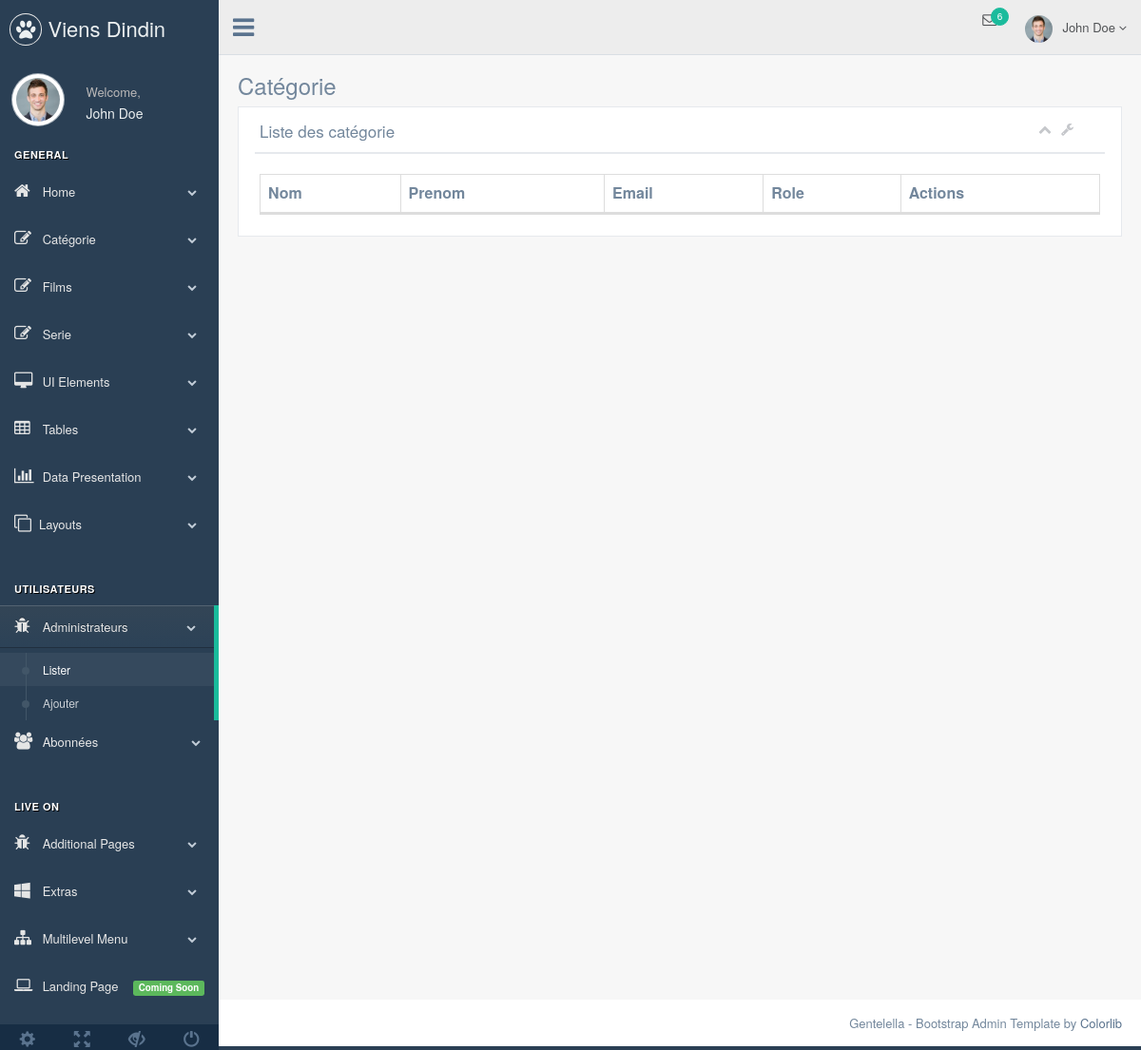
Before: /root/admin-list.php with the older database file.
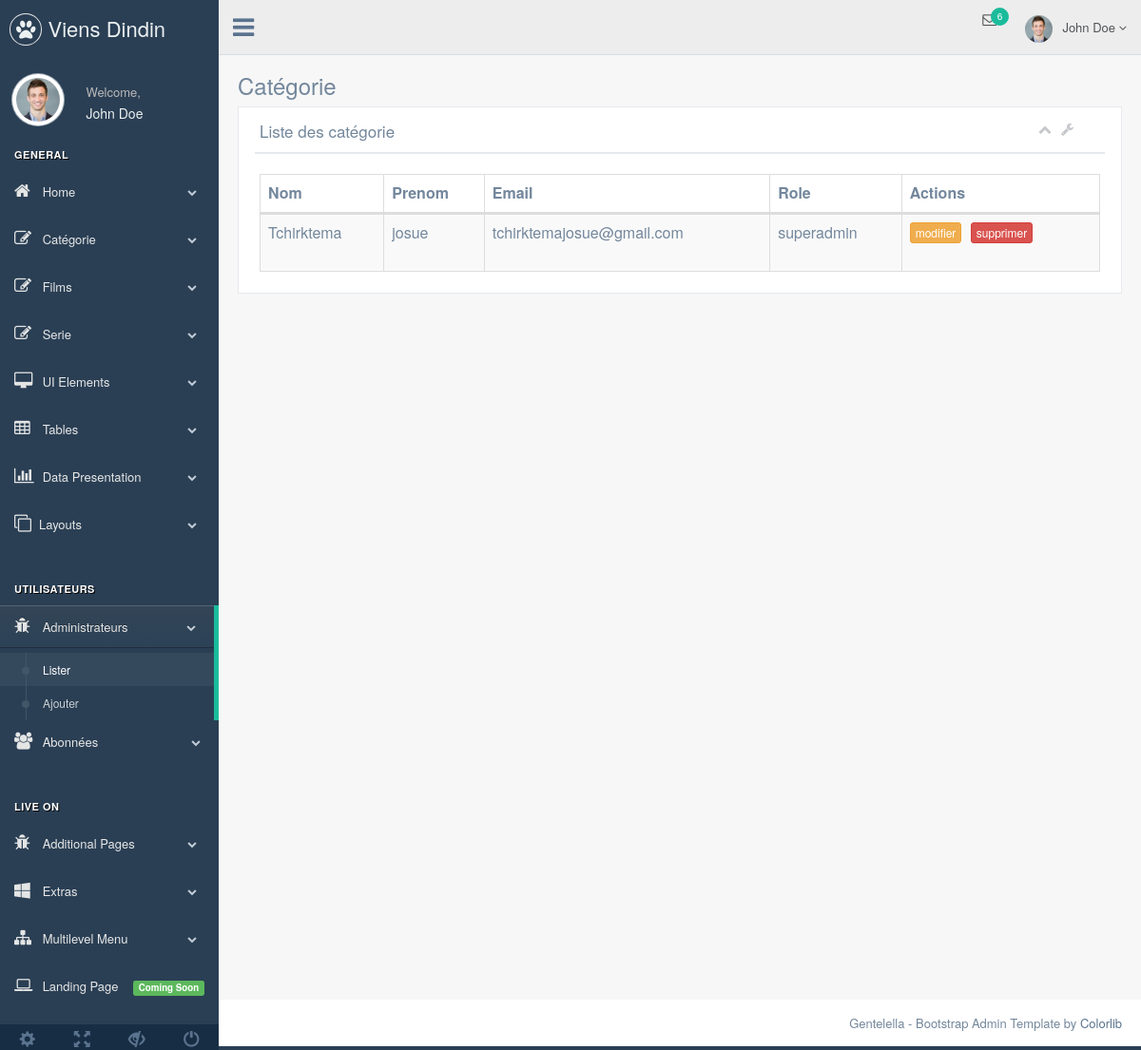
After: the same page with the newer database file.
### tables this page shows
CREATE TABLE `root` (
  `id` int(11) NOT NULL,
  `nom` varchar(255) NOT NULL,
  `prenom` varchar(255) NOT NULL,
  `telephone` text NOT NULL,
  `email` varchar(255) NOT NULL,
  `role` varchar(255) NOT NULL,
  `photo_profil` longtext,
  `password` varchar(255) NOT NULL,
  `sexe` varchar(255) NOT NULL,
  `date_creation` date NOT NULL
);

### root/admin-list.php (called while the page is built)
<?php
    include '../config/database.php';
    $query = "SELECT * FROM root";
    $resultat = mysqli_query($db,$query);
?>
<?php include 'views/admin-list.views.php';?>

### root/views/admin-list.views.php (the view, shortened to what this page needs)
<?php include 'partials/_header.php';?>
<link href="assets/pluginsiCheck/skins/flat/green.css" rel="stylesheet">
<link href="assets/plugins/datatables.net-bs/css/dataTables.bootstrap.min.css" rel="stylesheet">
<link href="assets/plugins/datatables.net-buttons-bs/css/buttons.bootstrap.min.css" rel="stylesheet">
<link href="assets/plugins/datatables.net-fixedheader-bs/css/fixedHeader.bootstrap.min.css" rel="stylesheet">
<link href="assets/plugins/datatables.net-responsive-bs/css/responsive.bootstrap.min.css" rel="stylesheet">
<link href="assets/plugins/datatables.net-scroller-bs/css/scroller.bootstrap.min.css" rel="stylesheet">
<link href="assets/css/custom.min.css" rel="stylesheet">
<div class="right_col" role="main">
          <div class="">
            <div class="page-title">
              <div class="title_left">
                <h3>Catégorie</h3>
              </div>
            </div>
            <div class="clearfix"></div>
            <div class="row">
                      <div class="col-md-12 col-sm-12 col-xs-12">
                        <div class="x_panel">
                          <div class="x_title">
                            <h2>Liste des catégorie <small><a href="categorie-add.php">ajouter</a></small></h2>
                            <ul class="nav navbar-right panel_toolbox">
                              <li><a class="collapse-link"><i class="fa fa-chevron-up"></i></a>
                              </li>
                              <li class="dropdown">
                                <a href="#" class="dropdown-toggle" data-toggle="dropdown" role="button" aria-expanded="false"><i class="fa fa-wrench"></i></a>
                              </li>
                            </ul>
                            <div class="clearfix"></div>
                          </div>
                          <div class="x_content">
                            <table id="datatable-buttons" class="table table-striped table-bordered">
                              <thead>
                                <tr>
                                  <th>Nom</th>
                                  <th>Prenom</th>
                                  <th>Email</th>
                                  <th>Role</th>
                                  <th>Actions</th>
                                </tr>
                              </thead>
                              <tbody>
                               <?php if($resultat):?>
                                  <?php while($row = mysqli_fetch_assoc($resultat)):?>
                                    <tr>
                                      <td><?php echo $row['nom'];?></td>
                                      <td><?php echo $row['prenom'];?></td>
                                      <td><?php echo $row['email'];?></td>
                                      <td>
                                          <?php
                                                if($row['role'] == '1'){
                                                    echo "superadmin";
                                                } else{
                                                    echo "gestionnaire";
                                                }
                                          ?>
                                      </td>
                                      <td>
                                        <form action="admin-add.php" method="post">
                                          <button type="submit" class="btn btn-warning btn-xs" name="modifier">modifier</button>
                                          <button type="submit" class="btn btn-danger btn-xs" name="supprimer">supprimer</button>
                                        </form>
                                      </td>
                                    </tr>
                                  <?php endwhile?>
                                <?php endif ?>
                              </tbody>
                            </table>
                          </div>
                        </div>
                      </div>
                    </div>
          </div>
        </div>
  <?php include 'partials/_footer.php';?>
  </body>
</html>

### root/partials/_header.php
<link href="../assets/plugins/bootstrap/dist/css/bootstrap.min.css" rel="stylesheet">
<link href="assets/plugins/font-awesome/css/font-awesome.min.css" rel="stylesheet">
<link href="assets/plugins/nprogress/nprogress.css" rel="stylesheet">
<?php include 'partials/_sidebar.php';?>
<?php include 'partials/_navbar.php';?>

### root/partials/_sidebar.php (shortened to what this page needs)
<body class="nav-md">
    <div class="container body">
      <div class="main_container">
        <div class="col-md-3 left_col">
          <div class="left_col scroll-view">
            <div class="navbar nav_title" style="border: 0;">
              <a href="#" class="site_title"><i class="fa fa-paw"></i> <span>Viens Dindin</span></a>
            </div>
            <div class="profile clearfix">
              <div class="profile_pic">
                <img src="assets/images/img.jpg" alt="..." class="img-circle profile_img">
              </div>
              <div class="profile_info">
                <span>Welcome,</span>
                <h2>John Doe</h2>
              </div>
            </div>
            <br />
            <div id="sidebar-menu" class="main_menu_side hidden-print main_menu">
              <div class="menu_section">
                <h3>General</h3>
                <ul class="nav side-menu">
                  <li><a><i class="fa fa-home"></i> Home <span class="fa fa-chevron-down"></span></a>
                  </li>
                  <li>
                    <a>
                      <i class="fa fa-edit"></i> Catégorie
                      <span class="fa fa-chevron-down"></span>
                    </a>
                  </li>
                  <li>
                    <a>
                      <i class="fa fa-edit"></i> Films
                      <span class="fa fa-chevron-down"></span>
                    </a>
                  </li>
                  <li>
                    <a>
                      <i class="fa fa-edit"></i> Serie
                      <span class="fa fa-chevron-down"></span>
                    </a>
                  </li>
                  <li><a><i class="fa fa-desktop"></i> UI Elements <span class="fa fa-chevron-down"></span></a>
                  </li>
                  <li><a><i class="fa fa-table"></i> Tables <span class="fa fa-chevron-down"></span></a>
                  </li>
                  <li><a><i class="fa fa-bar-chart-o"></i> Data Presentation <span class="fa fa-chevron-down"></span></a>
                  </li>
                  <li><a><i class="fa fa-clone"></i>Layouts <span class="fa fa-chevron-down"></span></a>
                  </li>
                </ul>
              </div>
              <div class="menu_section">
                <h3>Utilisateurs</h3>
                <ul class="nav side-menu">
                  <li><a><i class="fa fa-bug"></i> Administrateurs <span class="fa fa-chevron-down"></span></a>
                    <ul class="nav child_menu">
                      <li><a href="admin-list.php">Lister</a></li>
                      <li><a href="admin-add.php">Ajouter</a></li>
                    </ul>
                  </li>
                  <li><a><i class="fa fa-users"></i> Abonnées <span class="fa fa-chevron-down"></span></a>
                  </li>
                </ul>
              </div>
              <div class="menu_section">
                <h3>Live On</h3>
                <ul class="nav side-menu">
                  <li><a><i class="fa fa-bug"></i> Additional Pages <span class="fa fa-chevron-down"></span></a>
                  </li>
                  <li><a><i class="fa fa-windows"></i> Extras <span class="fa fa-chevron-down"></span></a>
                  </li>
                  <li><a><i class="fa fa-sitemap"></i> Multilevel Menu <span class="fa fa-chevron-down"></span></a>
                  </li>
                  <li><a href="javascript:void(0)"><i class="fa fa-laptop"></i> Landing Page <span class="label label-success pull-right">Coming Soon</span></a></li>
                </ul>
              </div>
            </div>

### root/partials/_navbar.php (shortened to what this page needs)
    <div class="sidebar-footer hidden-small">
      <a data-toggle="tooltip" data-placement="top" title="Settings">
        <span class="glyphicon glyphicon-cog" aria-hidden="true"></span>
      </a>
      <a data-toggle="tooltip" data-placement="top" title="FullScreen">
        <span class="glyphicon glyphicon-fullscreen" aria-hidden="true"></span>
      </a>
      <a data-toggle="tooltip" data-placement="top" title="Lock">
        <span class="glyphicon glyphicon-eye-close" aria-hidden="true"></span>
      </a>
      <a data-toggle="tooltip" data-placement="top" title="Logout" href="#">
        <span class="glyphicon glyphicon-off" aria-hidden="true"></span>
      </a>
    </div>
  </div>
</div>
<div class="top_nav">
  <div class="nav_menu">
    <nav>
      <div class="nav toggle">
        <a id="menu_toggle"><i class="fa fa-bars"></i></a>
      </div>
      <ul class="nav navbar-nav navbar-right">
        <li class="">
          <a href="javascript:;" class="user-profile dropdown-toggle" data-toggle="dropdown" aria-expanded="false">
            <img src="assets/images/img.jpg" alt="">John Doe
            <span class=" fa fa-angle-down"></span>
          </a>
        </li>
        <li role="presentation" class="dropdown">
          <a href="javascript:;" class="dropdown-toggle info-number" data-toggle="dropdown" aria-expanded="false">
            <i class="fa fa-envelope-o"></i>
            <span class="badge bg-green">6</span>
          </a>
        </li>
      </ul>
    </nav>
  </div>
</div>

### root/partials/_footer.php (shortened to what this page needs)
        <footer>
            <div class="pull-right">
            Gentelella - Bootstrap Admin Template by <a href="https://colorlib.com">Colorlib</a>
            </div>
            <div class="clearfix"></div>
        </footer>
    </div>
</div>

Changed rows visible on the page:
added root: nom "Tchirktema", prenom "josue", email "tchirktemajosue@gmail.com", role "superadmin"
